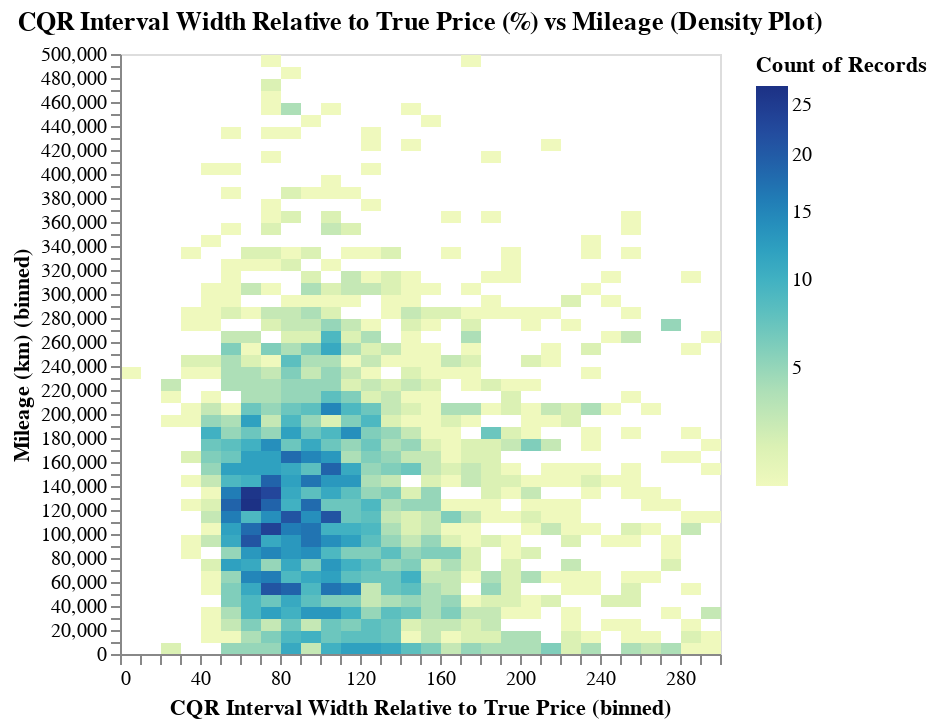

The cell this chart's notebook holds for it:
### Markdown cell above
### Largeurs d'intervalles relatifs aux vrai prix moyen vs kilométrage

### Code cell
_df_temp = df_test_CQR.filter(
    pl.col("Mileage (km)").is_between(0, 500_000)
    & pl.col("CQR Interval Width Relative to True Price").is_between(0, 300)
)

alt.Chart(_df_temp).mark_rect().encode(
    alt.X("CQR Interval Width Relative to True Price:Q").bin(maxbins=50),
    alt.Y("Mileage (km):Q").bin(maxbins=50),
    alt.Color("count()").scale(type="sqrt"),
).properties(
    title="CQR Interval Width Relative to True Price (%) vs Mileage (Density Plot)"
)

### Figure 1 — Vega specification as saved in the notebook (floating-point values rounded to 4 significant figures; data arrays with more than 128 entries replaced by an {"elided": "..."} marker saying what was removed)
{"$schema": "https://vega.github.io/schema/vega/v6.json", "data": [{"name": "source_0", "values": {"elided": "643 records"}}], "signals": [{"name": "bin_maxbins_50_Mileage__km__bins", "value": {"fields": ["Mileage (km)"], "fname": "bin_Mileage (km)", "start": 0.0, "step": 10000.0, "stop": 500000.0}}, {"name": "bin_maxbins_50_CQR_Interval_Width_Relative_to_True_Price_bins", "value": {"fields": ["CQR Interval Width Relative to True Price"], "fname": "bin_CQR Interval Width Relative to True Price", "start": 0.0, "step": 10.0, "stop": 300.0}}], "marks": [{"type": "rect", "name": "marks", "from": {"data": "source_0"}, "encode": {"update": {"y2": {"field": "bin_maxbins_50_Mileage (km)", "scale": "y", "offset": {"signal": "0.5 + (abs(scale(\"y\", datum[\"bin_maxbins_50_Mileage (km)_end\"]) - scale(\"y\", datum[\"bin_maxbins_50_Mileage (km)\"])) < 0.25 ? 0.5 * (0.25 - (abs(scale(\"y\", datum[\"bin_maxbins_50_Mileage (km)_end\"]) - scale(\"y\", datum[\"bin_maxbins_50_Mileage (km)\"])))) : 0)"}}, "x2": {"field": "bin_maxbins_50_CQR Interval Width Relative to True Price", "scale": "x", "offset": {"signal": "0.5 + (abs(scale(\"x\", datum[\"bin_maxbins_50_CQR Interval Width Relative to True Price_end\"]) - scale(\"x\", datum[\"bin_maxbins_50_CQR Interval Width Relative to True Price\"])) < 0.25 ? -0.5 * (0.25 - (abs(scale(\"x\", datum[\"bin_maxbins_50_CQR Interval Width Relative to True Price_end\"]) - scale(\"x\", datum[\"bin_maxbins_50_CQR Interval Width Relative to True Price\"])))) : 0)"}}, "x": {"field": "bin_maxbins_50_CQR Interval Width Relative to True Price_end", "scale": "x", "offset": {"signal": "0.5 + (abs(scale(\"x\", datum[\"bin_maxbins_50_CQR Interval Width Relative to True Price_end\"]) - scale(\"x\", datum[\"bin_maxbins_50_CQR Interval Width Relative to True Price\"])) < 0.25 ? 0.5 * (0.25 - (abs(scale(\"x\", datum[\"bin_maxbins_50_CQR Interval Width Relative to True Price_end\"]) - scale(\"x\", datum[\"bin_maxbins_50_CQR Interval Width Relative to True Price\"])))) : 0)"}}, "fill": {"field": "__count", "scale": "color"}, "y": {"field": "bin_maxbins_50_Mileage (km)_end", "scale": "y", "offset": {"signal": "0.5 + (abs(scale(\"y\", datum[\"bin_maxbins_50_Mileage (km)_end\"]) - scale(\"y\", datum[\"bin_maxbins_50_Mileage (km)\"])) < 0.25 ? -0.5 * (0.25 - (abs(scale(\"y\", datum[\"bin_maxbins_50_Mileage (km)_end\"]) - scale(\"y\", datum[\"bin_maxbins_50_Mileage (km)\"])))) : 0)"}}}}, "style": ["rect"]}], "scales": [{"name": "x", "type": "linear", "domain": {"signal": "[bin_maxbins_50_CQR_Interval_Width_Relative_to_True_Price_bins.start, bin_maxbins_50_CQR_Interval_Width_Relative_to_True_Price_bins.stop]"}, "range": [0, {"signal": "width"}], "bins": {"signal": "bin_maxbins_50_CQR_Interval_Width_Relative_to_True_Price_bins"}, "zero": false}, {"name": "y", "type": "linear", "domain": {"signal": "[bin_maxbins_50_Mileage__km__bins.start, bin_maxbins_50_Mileage__km__bins.stop]"}, "range": [{"signal": "height"}, 0], "bins": {"signal": "bin_maxbins_50_Mileage__km__bins"}, "zero": false}, {"name": "color", "type": "sqrt", "domain": {"data": "source_0", "field": "__count"}, "range": "heatmap", "interpolate": "hcl", "zero": false}], "axes": [{"scale": "x", "zindex": 1, "labelOverlap": true, "orient": "bottom", "labelFlush": true, "tickCount": {"signal": "ceil(width/10)"}, "title": "CQR Interval Width Relative to True Price (binned)", "grid": false}, {"scale": "y", "title": "Mileage (km) (binned)", "tickCount": {"signal": "ceil(height/10)"}, "orient": "left", "zindex": 1, "grid": false, "labelOverlap": true}], "title": {"text": "CQR Interval Width Relative to True Price (%) vs Mileage (Density Plot)", "frame": "group"}, "background": "white", "width": 300, "height": 300, "padding": 5, "legends": [{"fill": "color", "gradientLength": {"signal": "clamp(height, 64, 200)"}, "title": "Count of Records"}], "style": "cell"}
